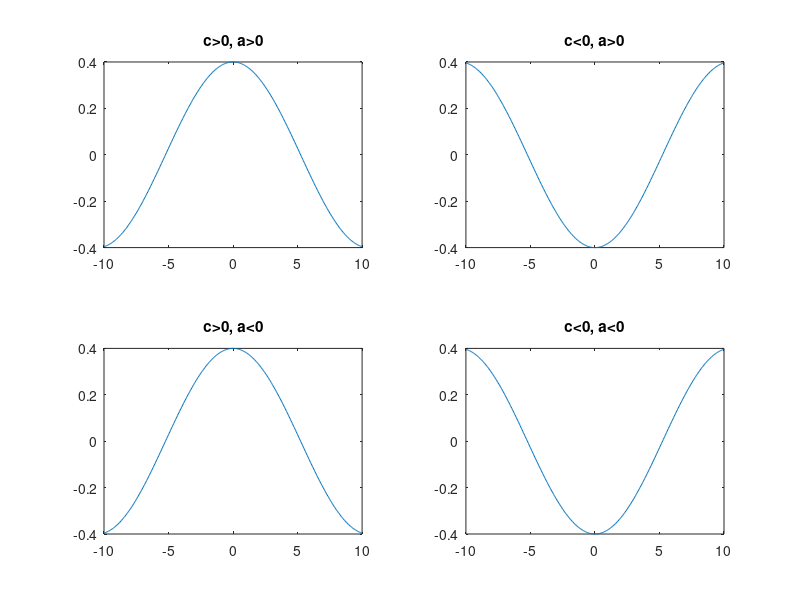

The MATLAB source for this figure:
c=.4;
a=.3*i;
t=-10:0.05:10;
subplot(2,2,1);
y=c*exp(a*t);
plot(t,y)
title('c>0, a>0');

c=-.4;
subplot (2, 2, 2);
y=c* exp (a*t);
plot (t,y)
title('c<0, a>0');

c=.4;
a=-.3i;
y=c*exp(a*t);
subplot(2,2,3);
plot(t,y)
title('c>0, a<0');

c=-.4;
y=c*exp(a*t);
subplot(2,2,4);
plot(t,y)
 title('c<0, a<0');